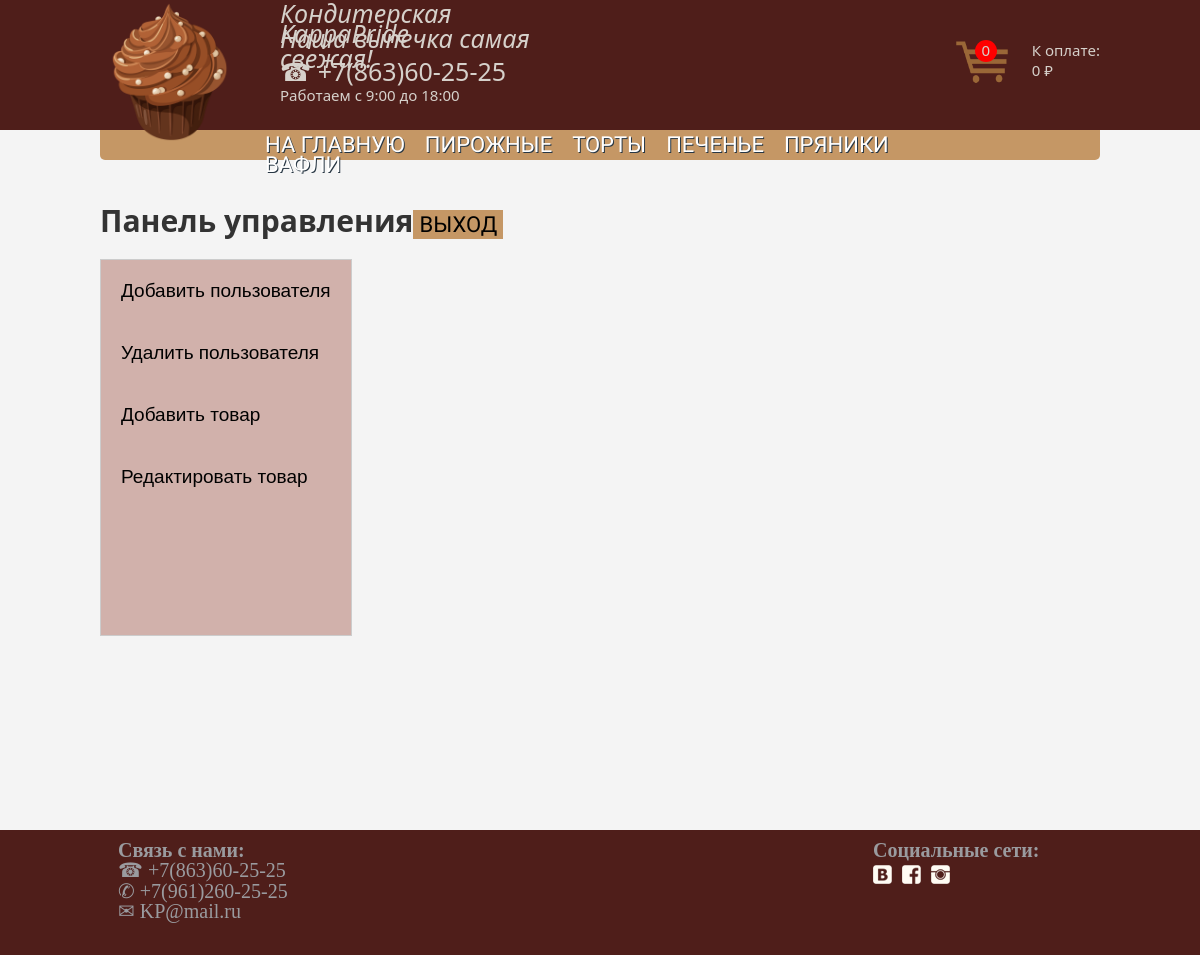
/admin_panel.php (signed in), run on the app's committed database.
### tables this page shows
CREATE TABLE `Tovar` (
  `id` int(11) NOT NULL,
  `category` varchar(15) NOT NULL,
  `page_name` varchar(50) NOT NULL
);

### piece/admin.php (the view, shortened to what this page needs)
<div id="wrapper">
	<div id="middle">
		<div id="admin_page">
			<form action="action_js/action_exit.php" method="post">
				<h1>Панель управления<input type="submit" id="exti_button" name="exit_button" value="Выход"></h1>
			</form>
			<div class="tab">
			  <button class="tablinks" id="open_add_workers" onclick="openChange(event, 'new-workers')">Добавить пользователя</button>
			  <button class="tablinks" id="open_del_workers" onclick="openChange(event, 'delete-workers')">Удалить пользователя</button>
			  <button class="tablinks" id="open_new_tovar" onclick="openChange(event, 'new-tovar')">Добавить товар</button>
			  <button class="tablinks" id="open_edit"  onclick="openChange(event, 'change-tovar')">Редактировать товар</button>
			</div>
		</div>
	</div>
</div>

### piece/header.php (shortened to what this page needs)
<!doctype html>
<html>
<head>
<link rel="stylesheet" href="style.css" type="text/css">
<link rel="stylesheet" href="reset.css" type="text/css">
</head>
<body>
<div id="headerInner">
	<div id="header">
			<div id="logo_img">
				<a href="index.php"><img src="image/logo.png" title="Вернуться на главную"></a>
			</div>
			<div id="header_name">
				<span id="name">Кондитерская KappaPride</span><br>
				<span id="slogan">Наша выпечка самая свежая!</span><br>
				<span id="header_contacts"><a href="tel: +7(863)60-25-25">&#9742; +7(863)60-25-25</a><br>
					Работаем с 9:00 до 18:00</span>
			</div>
			<div id="cart">
				<a href="cart.php"><img src="image/cart.png">
				<div id="cart_count">
					<p id="cartCount">
				 </p>
				</div><span id="cart_price">К оплате:<br>
				<p id="cartPrice">
				 </p>&nbsp;₽</span></a>
			</div>
		<div id="menu">
				<ul class="clearfix">
					<?php
						$sql = mysql_query("SELECT category FROM Tovar");
						$sql_page_name = mysql_query("SELECT page_name FROM Tovar");
						while ($result_page_name = mysql_fetch_array($sql_page_name) and $result = mysql_fetch_array($sql))
						{
							echo '<li><a href="' . $result_page_name["page_name"] . '">' . $result["category"] . '</a></li>';
						}
					?>
				</ul>
			</div>
	</div>
</div>

### style.css (style rules this page uses)
* { margin: 0; padding: 0; }
body { width: 100%; height: 100%; color:#333; font-family: "Segoe UI", "HelveticaNeue-Light", "Helvetica Neue Light", "Helvetica Neue", Helvetica, Arial, sans-serif; font-size:0.94em; line-height:135%; background-color: #f4f4f4; }
#header { max-width: 1000px; height: 130px; background: #4f1e1a; float: none; color: #d6d1cb; margin: 0 auto !important; }
#logo_img { max-width: 120px; min-width: 50px; width: 120px; position: relative; z-index: 9999; float: left; margin-right: 50px; margin-left: 10px; }
#logo_img img { width: 120px; }
#header_name { height: 50px; width: 300px; float: left; }
#name { font-size:25px; font-weight:normal; float: left; font-style:italic; width: 300px; height: 28px; position: relative; top: 3px; }
#slogan { font-size:25px; font-weight:normal; float: left; font-style:italic; width: 340px; height: 28px; }
#header_contacts { width: 340px; height: 28px; float: left; position: relative; top: 5px; }
#header_contacts a { color: #d6d1cb; text-decoration: none; font-size: 25px; }
#cart { height: auto; width: auto; float: right; margin-top: 40px; }
#cart img { width: 55px; float: left; }
#cart_count { background: red; min-width: 22px; height: 22px; border-radius: 50px; float: left; text-align: center; position: relative; left: -35px; }
#cart a { text-decoration: none; color: #d6d1cb; }
#menu { width: 100%; top:-16px; height: 30px; float: right; background: #c59765; border-bottom-right-radius: 5px; border-bottom-left-radius: 5px; position: relative; z-index: 9997; text-align: right; color: white; font-size: 22px; text-transform: uppercase; font-family: 'Cuprum', sans-serif; }
.clearfix:before, .clearfix:after { content: " "; display: table; }
.clearfix:after { clear: both; }
.clearfix { *zoom: 1; }
#menu ul { padding: 5px 0px 5px 10px; width: 700px; height: 40px; margin: 0 auto; }
#menu li { display: inline; margin-right: 10px; margin-left: 10px; float: left; color: #fff; }
#menu li a { box-sizing:border-box; -moz-box-sizing:border-box; -webkit-box-sizing:border-box; text-decoration: none; }
#menu li:last-child a { border-right: 0; }
#menu a { color: #fff; display: inline-block; text-align: center; text-decoration: none; text-shadow: 1px 1px 0px #283744; }
#wrapper { border:0px solid #000; width: 100%; margin: 0 auto; height: 100%; float: none; min-height: 500px; max-height: 5000px; position: relative; padding-bottom: 130px; }
#headerInner { position:fixed; top: 0; width:100%; height:130px; margin-top:0px; float: none; background: #4f1e1a; z-index: 9998; }
#middle:after { content: '.'; display: block; clear: both; visibility: hidden; height: 100%; float: none; }
#cartPrice { float: left; }
#admin_page { border:0px solid #000; width: 1000px; margin: 0 auto; height: 100%; float: none; margin-top: 200px; min-height: 200px; max-height: 1000px; position: relative; padding-bottom: 130px; }
#exti_button { margin-top: 10px; min-width: 90px; background: #c59765; font-size: 22px; border: 0; color: black; font-family: 'Cuprum', sans-serif; text-transform: uppercase; cursor: pointer; padding: 2px; }
.tab { float: left; border: 1px solid #ccc; background-color: #d1b1ab; width: 250px; height: 375px; margin-top: 20px; }
.tab button { display: block; background-color: inherit; color: black; padding:20px; width: 250px; border: none; outline: none; text-align: left; cursor: pointer; transition: 0.3s; font-size: 19px; }

### data on the page
tovar: category "НА ГЛАВНУЮ"
tovar: category "ПИРОЖНЫЕ"
tovar: category "ТОРТЫ"
tovar: category "ПЕЧЕНЬЕ"
tovar: category "ПРЯНИКИ"
tovar: category "ВАФЛИ"
